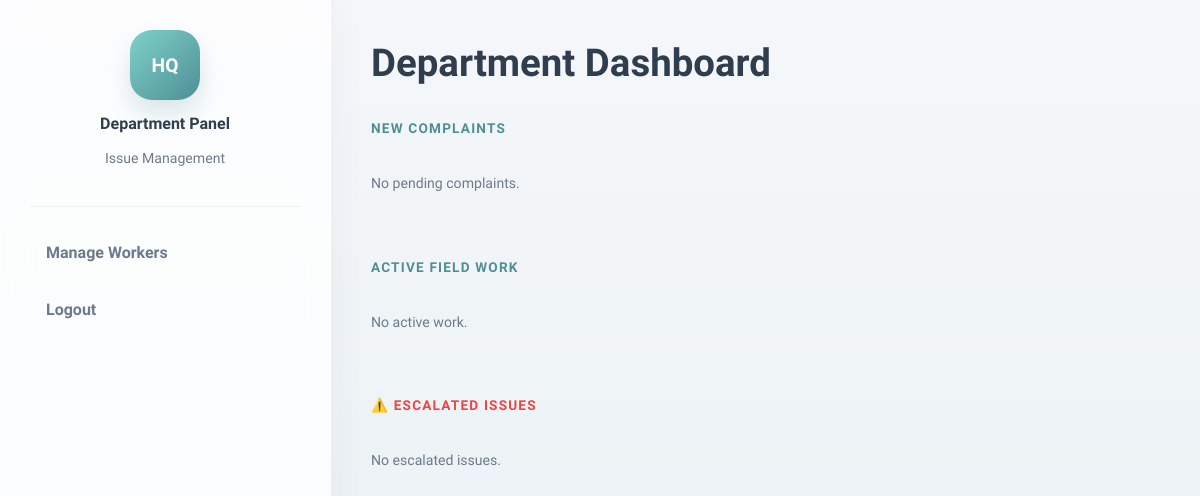
Before: /department/ (signed in) with the older database file.
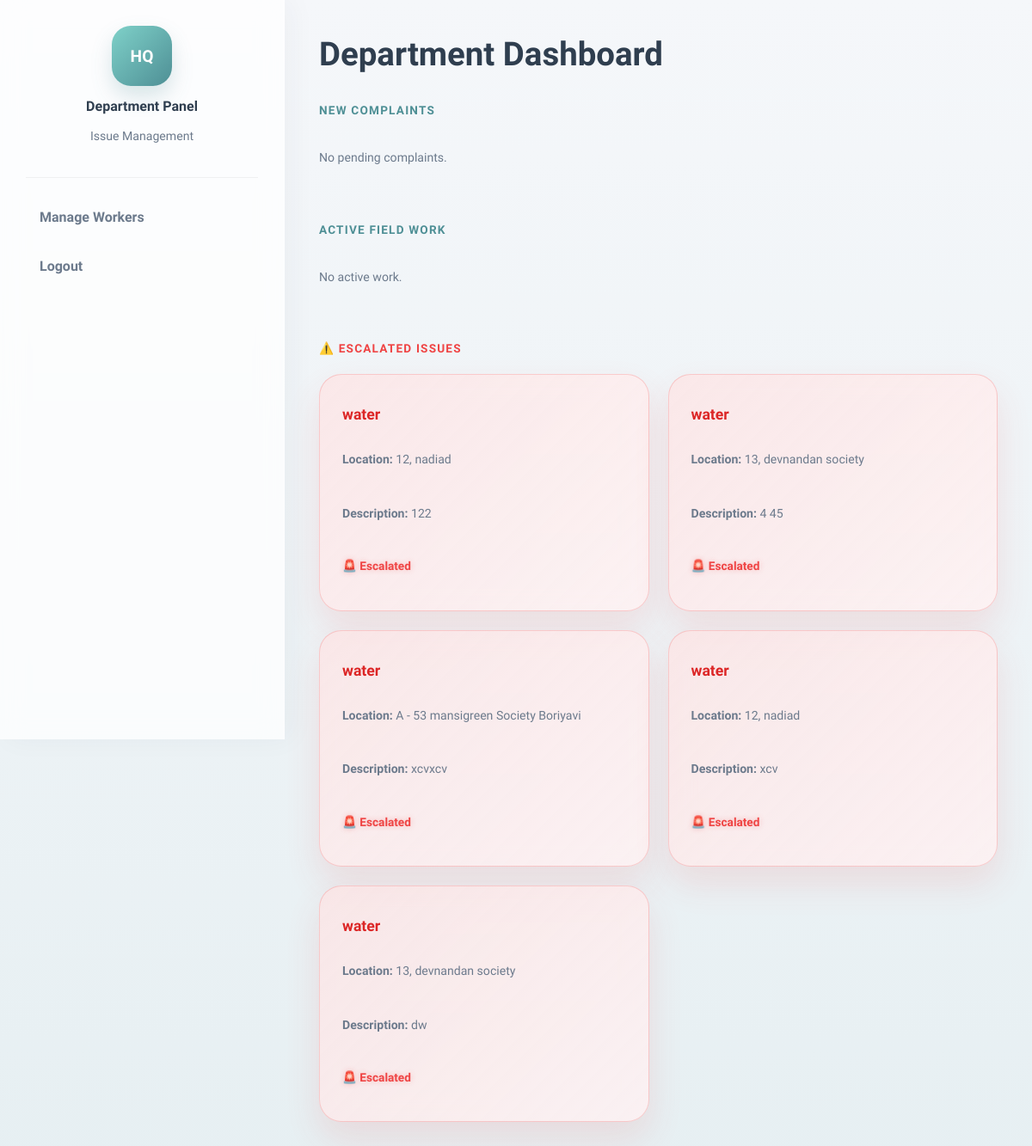
After: the same page with the newer database file.
### reports/models.py (models this page shows, shortened)
class Issue(models.Model):
    ISSUE_TYPES = [
        ('road', 'Road Problem'),
        ('water', 'Water Supply'),
        ('electricity', 'Electricity'),
        ('garbage', 'Garbage'),
    ]
    STATUS_CHOICES = [
        ('pending', 'Pending'),
        ('in_progress', 'In Progress'),
        ('resolved', 'Resolved'),
    ]
    citizen = models.ForeignKey(User, on_delete=models.CASCADE)
    worker = models.ForeignKey(
        User,
        on_delete=models.SET_NULL,
        null=True,
        blank=True,
        related_name='assigned_worker'
    )
    description = models.TextField()
    issue_type = models.CharField(max_length=50, choices=ISSUE_TYPES)
    location = models.CharField(max_length=255)
    image = models.ImageField(upload_to='issues/', blank=True, null=True)
    status = models.CharField(max_length=20, choices=STATUS_CHOICES, default='pending')
    is_escalated = models.BooleanField(default=False)
    deadline = models.DateTimeField(null=True, blank=True)
    created_at = models.DateTimeField(auto_now_add=True)
    def save(self, *args, **kwargs):
        if not self.deadline:
            self.set_deadline()
        super().save(*args, **kwargs)

### frontend/views.py (the view, shortened to what this page needs)
# urls.py: path('department/', views.department, name='department'),
@login_required(login_url='login')
def department(request):
    auto_escalate_issues()
    dept = request.user.userprofile.department
    pending_issues = Issue.objects.filter(
        issue_type=dept,
        status='pending',
        is_escalated=False
    )
    active_issues = Issue.objects.filter(
        issue_type=dept,
        status='in_progress',
        is_escalated=False
    )
    escalated_issues = Issue.objects.filter(
        issue_type=dept,
        is_escalated=True
    )
    workers = User.objects.filter(
        userprofile__user_type='worker',
        userprofile__department=dept
    )
    return render(request, 'frontend/department.html', {
        'pending_issues': pending_issues,
        'active_issues': active_issues,
        'escalated_issues': escalated_issues,
        'workers': workers
    })

### reports/utils.py (called while the page is built)
def auto_escalate_issues():
    issues = Issue.objects.filter(
        is_escalated=False,
        status__in=['pending', 'in_progress']
    )
    for issue in issues:
        if issue.deadline and timezone.now() > issue.deadline:
            issue.is_escalated = True
            issue.save()
            authorities = User.objects.filter(
                userprofile__user_type='authority'
            )
            for user in authorities:
                create_notification(
                    user,
                    f"🚨 Issue escalated: {issue.issue_type} at {issue.location}"
                )

### frontend/templates/frontend/department.html (shortened to what this page needs)
{% load static %}
<!DOCTYPE html>
<html lang="en">
<head>
<link rel="stylesheet" href="{% static 'css/department.css' %}">
</head>
<body>
<div class="sidebar">
    <div class="dept-profile">
        <div class="avatar">HQ</div>
        <h4>Department Panel</h4>
        <p>Issue Management</p>
    </div>
    <nav>
        <a href="{% url 'manage_workers' %}">Manage Workers</a>
        <a href="{% url 'logout' %}">Logout</a>
    </nav>
</div>
<div class="main-area">
<header>
<h1>Department Dashboard</h1>
</header>
<section>
<h3>New Complaints</h3>
<div class="allocation-grid">
{% for issue in pending_issues %}
<div class="pending-card">
<div class="media-box">
{% if issue.image %}
<img src="{{ issue.image.url }}">
{% else %}
<div>No Image</div>
{% endif %}
</div>
<h4>{{ issue.issue_type }}</h4>
<p><b>Citizen:</b> {{ issue.citizen.username }}</p>
<p><b>Location:</b> {{ issue.location }}</p>
<p><b>Description:</b> {{ issue.description }}</p>
<p class="deadline
    {% if issue.formatted_time_left == 'Expired' %}
        deadline-expired
    {% elif issue.time_left and issue.time_left.days == 0 %}
        deadline-warning
    {% endif %}
">
    ⏳ {{ issue.formatted_time_left }}
</p>
<form method="POST">
{% csrf_token %}
<input type="hidden" name="issue_id" value="{{ issue.id }}">
<label>Select Worker</label>
<select name="worker" required>
<option value="">Choose Worker</option>
{% for worker in workers %}
<option value="{{ worker.id }}">{{ worker.username }}</option>
{% endfor %}
</select>
<button type="submit">Allocate Work</button>
</form>
</div>
{% empty %}
<p>No pending complaints.</p>
{% endfor %}
</div>
</section>
<section>
<h3>Active Field Work</h3>
<div class="task-grid">
{% for issue in active_issues %}
<div class="task-item">
<div class="task-header">
<div>
<h2>{{ issue.issue_type }}</h2>
<p>{{ issue.location }}</p>
</div>
<div class="worker-assignment">
<span>Assigned to:</span>
<b>{{ issue.worker.username }}</b>
</div>
</div>
<p><strong>Problem:</strong> {{ issue.description }}</p>
<p class="deadline
    {% if issue.formatted_time_left == 'Expired' %}
        deadline-expired
    {% elif issue.time_left and issue.time_left.days == 0 %}
        deadline-warning
    {% endif %}
">
    ⏳ {{ issue.formatted_time_left }}
</p>
<div class="media-container">
<div class="media-box">
<span>CITIZEN PHOTO</span>
{% if issue.image %}
<img src="{{ issue.image.url }}">
{% else %}
<div>No Image</div>
{% endif %}
</div>
</div>
<div class="progress-bar">
<div></div>
</div>
</div>
{% empty %}
<p>No active work.</p>
{% endfor %}
</div>
</section>
<section>
<h3 class="escalated-title">⚠️ Escalated Issues</h3>
<div class="allocation-grid">
{% for issue in escalated_issues %}
<div class="pending-card escalated-card">
<h4>{{ issue.issue_type }}</h4>
<p><b>Location:</b> {{ issue.location }}</p>
<p><b>Description:</b> {{ issue.description }}</p>
<p class="deadline deadline-expired">
🚨 Escalated
</p>
</div>
{% empty %}
<p>No escalated issues.</p>
{% endfor %}
</div>
</section>
</div>
</body>
</html>

Changed rows visible on the page:
added Issue: issue_type "water", location "12, nadiad", description "122"
added Issue: issue_type "water", location "13, devnandan society", description "4 45"
added Issue: issue_type "water", location "A - 53 mansigreen Society Boriyavi", description "xcvxcv"
added Issue: issue_type "water", location "12, nadiad", description "xcv"
added Issue: issue_type "water", location "13, devnandan society", description "dw"
Other visible differences:
text no longer shown: "No escalated issues."
